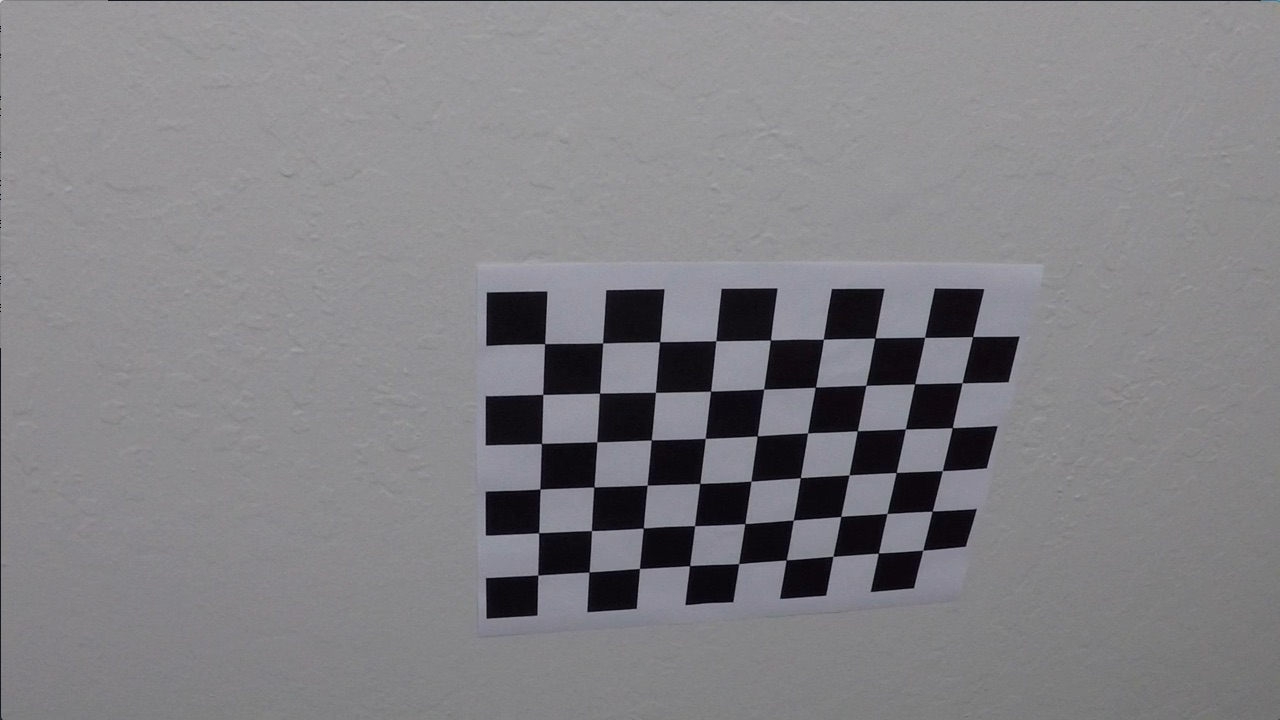
#> input picture 1_computer_vision_deep_learning_and_sensor/lesson_9_project_advanced_lane_finding/camera_cal/calibration10.jpg, 1280 x 720 px; its folder holds only this picture in this run
$ jupyter execute --allow-errors advanced_lane_finding.ipynb
#> lines starting #> are read from the running program, lines starting #| are printed output that depends on the picture
[cell 1]
import matplotlib.pyplot as plt
import matplotlib.image as mpimg
import numpy as np
import cv2
import glob

# Camera Calibration

[cell 2]
images = glob.glob('camera_cal/calibration*.jpg')
images

[cell 3]
nx = 9
ny = 6

[cell 4]
imgpoints = [] # 2D points in image plane
objpoints = [] # 3D points in real world space

[cell 5]
objp = np.zeros((ny*nx, 3), np.float32)
objp.shape

[cell 6]
objp[:, :2] = np.mgrid[0:nx, 0:ny].T.reshape(-1, 2) # x, y coordinates
objp

[cell 7]
for fname in images:
    img = cv2.imread(fname)
#> img is the input picture: shape (720, 1280, 3); mean B, G, R 133.1, 129.4, 130.2
#     plt.imshow(img)

    gray = cv2.cvtColor(img, cv2.COLOR_BGR2GRAY)
#     plt.imshow(gray)

    ret, corners = cv2.findChessboardCorners(gray, (nx, ny), None)
#> ret = True; corners = 54 rows, first 8: [545.3, 343.1], [602.7, 342.8], [660.1, 341.3], [715.8, 340.7], [770.6, 340], [823.5, 339.2], [874.3, 338.5], [925.1, 337.4]

    if ret == True:
        imgpoints.append(corners)
        objpoints.append(objp)

#         img = cv2.drawChessboardCorners(img, (8, 6), corners, ret)
#         plt.imshow(img)

[cell 8]
gray.shape, gray.shape[::-1]
#> Out = ((720, 1280), (1280, 720))

[cell 9]
ret, mtx, dist, rvecs, tvecs = cv2.calibrateCamera(objpoints, imgpoints, gray.shape[::-1], None, None)
#> ret = 0.68; mtx = [[1143.7, 0, 681.7], [0, 1109.2, 367.7], [0, 0, 1]]; dist = [[-0.515, 2.99, -0.00876, 0.00937, 1.41]]; rvecs = ([0.451, -0.252, 0.0361],); tvecs = ([-2.31, -0.422, 19.12],)

[cell 10]
ret
#> Out = 0.68

[cell 11]
mtx
#> Out has the same summary as mtx

[cell 12]
dist
#> Out = [[-0.515, 2.99, -0.00876, 0.00937, 1.41]]

#> (a cell that did not finish here is left out)

[cell 14]
dst = cv2.undistort(img, mtx, dist, None, mtx)
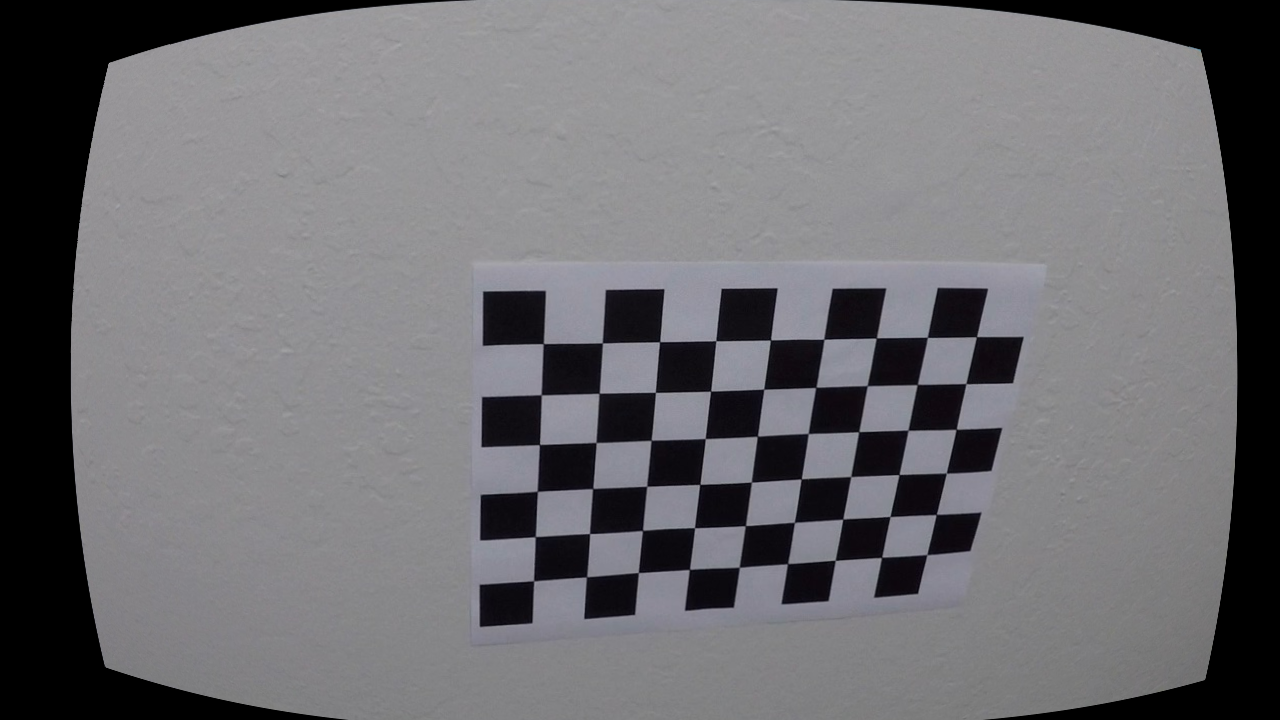
#> dst: shape (720, 1280, 3); mean B, G, R 113.7, 110.3, 111

[cell 15]
f, (ax1, ax2) = plt.subplots(1, 2, figsize=(24, 9))
f.tight_layout()

ax1.imshow(img)
ax1.set_title('Original Image', fontsize=50)

ax2.imshow(dst)
ax2.set_title('Undistorted Image', fontsize=50)

plt.subplots_adjust(left=0., right=1, top=0.9, bottom=0.)
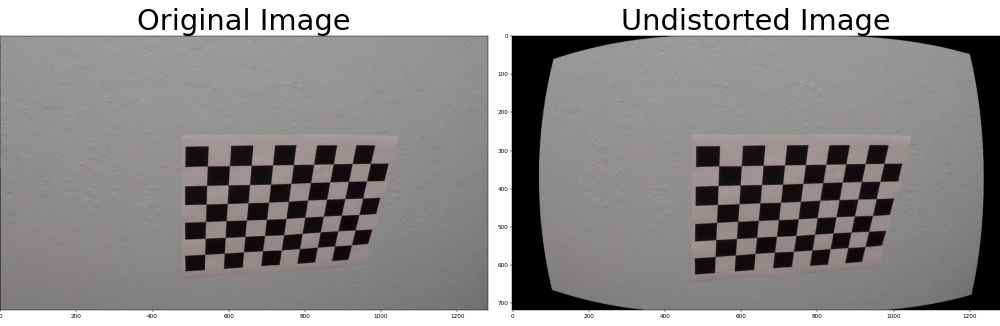
#> figure drawn by matplotlib, 2 panels; B, G, R data is drawn as R, G, B

# Distortion Correction

[cell 16]
img = mpimg.imread('test_images/test1.jpg')
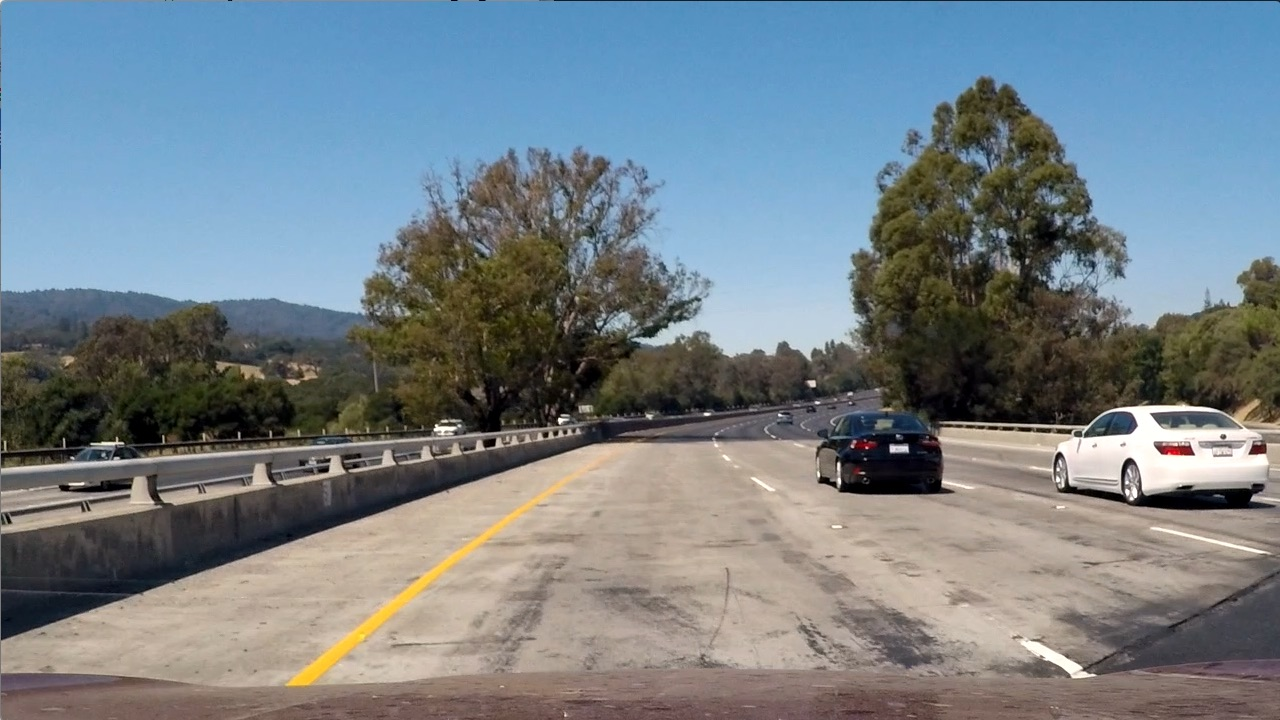
#> input picture 1_computer_vision_deep_learning_and_sensor/lesson_9_project_advanced_lane_finding/test_images/test1.jpg, 1280 x 720 px
#> img is the input picture: shape (720, 1280, 3); mean R, G, B 117.5, 128.7, 135.5
plt.imshow(img)

[cell 17]
dst = cv2.undistort(img, mtx, dist, None, mtx)
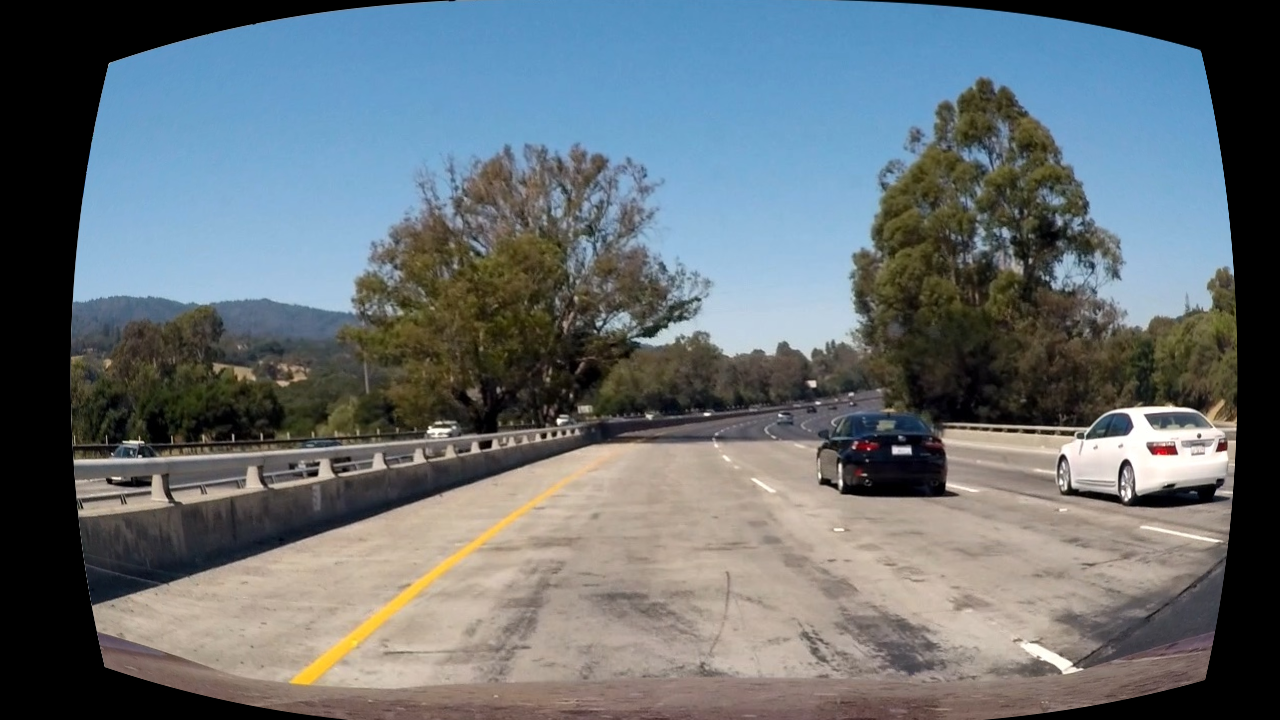
#> dst: shape (720, 1280, 3); mean R, G, B 102.6, 111.2, 115.9

[cell 18]
f, (ax1, ax2) = plt.subplots(1, 2, figsize=(24, 9))
f.tight_layout()

ax1.imshow(img)
ax1.set_title('Original Image', fontsize=50)

ax2.imshow(dst)
ax2.set_title('Undistorted Image', fontsize=50)

plt.subplots_adjust(left=0., right=1, top=0.9, bottom=0.)
